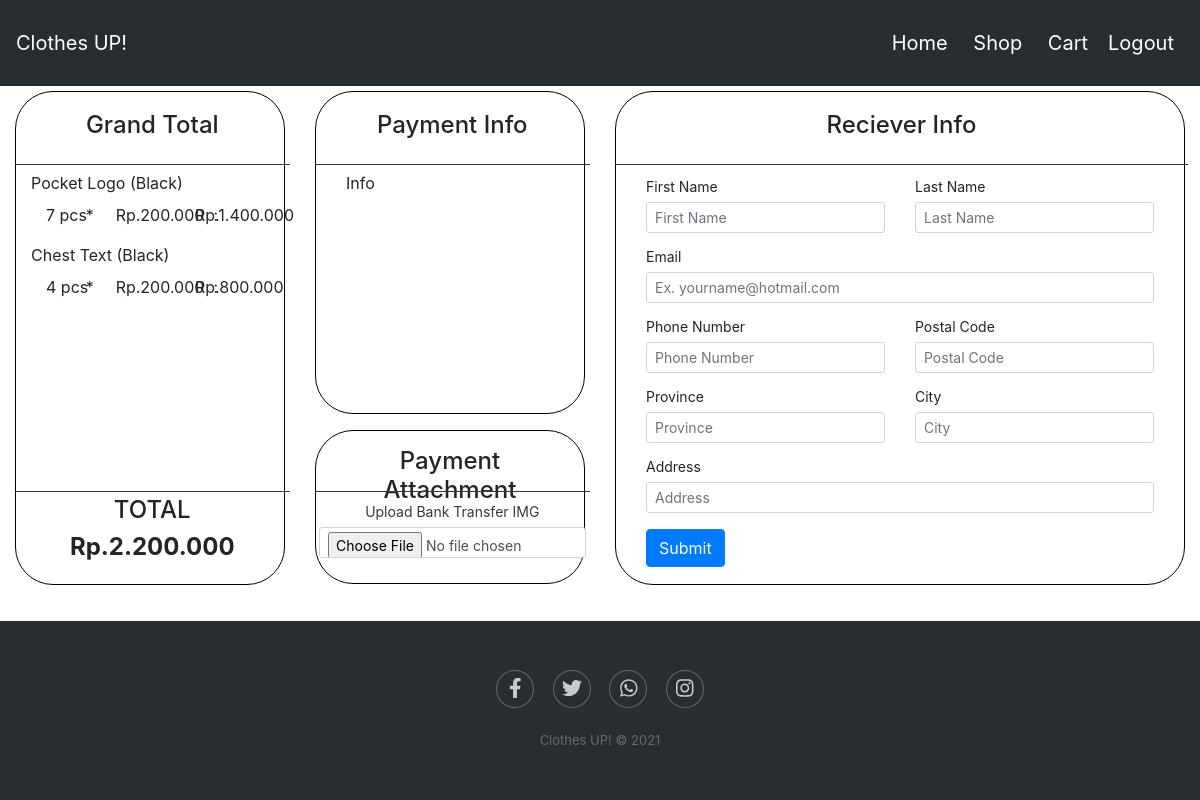
The app's page /checkOut.php (signed in) with its own data.
### tables this page shows
CREATE TABLE `cart_container` (
  `CART_ID` int(20) NOT NULL,
  `P_ID` int(20) NOT NULL,
  `P_B_QTY` int(20) NOT NULL,
  `TIME_CREATED` timestamp NOT NULL DEFAULT current_timestamp() ON UPDATE current_timestamp()
);

CREATE TABLE `product` (
  `P_ID` int(20) NOT NULL,
  `P_NAME` varchar(120) NOT NULL,
  `P_PHOTO` varchar(120) NOT NULL,
  `P_PRICE` int(20) NOT NULL,
  `P_QTY` int(20) NOT NULL,
  `P_DESC` varchar(1000) NOT NULL,
  `BRAND_ID` int(32) NOT NULL,
  `CAT_ID` int(20) NOT NULL,
  `INPUT_BY_ID` int(20) NOT NULL,
  `INPUT_TIME` timestamp NOT NULL DEFAULT current_timestamp(),
  `EDITED_BY_ID` int(20) NOT NULL,
  `EDIT_TIME` timestamp NOT NULL DEFAULT current_timestamp(),
  `S_ID` int(20) NOT NULL
);

### php/checkout.template.php (the view, shortened to what this page needs)
<?php
    $user_id = $_SESSION['U_ID'];
    $T_SUM  = 0;
    $cart_detail_sql =
    "SELECT * FROM cart_container
    JOIN cart ON cart_container.CART_ID = cart.CART_ID
    JOIN product ON cart_container.P_ID = product.P_ID
    JOIN category ON product.CAT_ID = category.CAT_ID
    JOIN brand ON product.BRAND_ID = brand.BRAND_ID
    WHERE U_ID = $user_id AND cart.CART_STATUS = 'PENDING'";
    $cart_detail_query = mysqli_query($conn, $cart_detail_sql);
?>
        <section id="Checkout">
            <div class="container-fluid mb-2">
                <div class="row">
                    <div class="col-sm-3">
                        <div class="container" style="
                            height: 494px;
                            border-top-left-radius: 38px;
                            border-top-right-radius: 38px;
                            border-bottom-left-radius: 38px;
                            border-bottom-right-radius: 38px;
                            border: 1px solid black;">
                            <div class="border-dark border-bottom" style="
                                position: absolute;
                                width: 91.5%;
                                top: 0px;
                                left: 15px;
                                text-align: center;">
                                <h4 class="mt-1 py-3">Grand Total</h4>
                            </div>
                            <div class="container-fluid" style="
                                position: absolute;
                                top: 80px;
                                left: 0px;">
                            <?php
                                while ($p= mysqli_fetch_array($cart_detail_query))
                                {
                                    $sub_sum = $p['P_B_QTY']* $p['P_PRICE'];
                                    $T_SUM += $sub_sum;
                            ?>
                                <div class="mb-3 px-3">
                                    <label for="item<?php echo $p['P_ID'];?>"><?php echo $p['P_NAME'];?></label>
                                    <div id="item<?php echo $p['P_ID'];?>" class="container-fluid">
                                        <div class="row text-nowrap">
                                            <div class="col-sm-2"><?php echo $p['P_B_QTY'];?> pcs</div>
                                            <div class="col-sm-1 text-center">*</div>
                                            <div class="col-sm-4">Rp.<?php echo number_format($p['P_PRICE']*1000, 0 , ",", ".");?>&nbsp&nbsp:</div>
                                            <div class="col-sm-4">Rp.<?php $t_price = number_format($p['P_PRICE']*1000*$p['P_B_QTY'], 0 , ",", "."); echo $t_price;?></div>
                                        </div>
                                    </div>
                                </div>
                            <?php
                                }
                            ?>
                            </div>
                            <div class="border-dark border-top" style="
                                position: absolute;
                                width: 91.5%;
                                top: 400px;
                                left: 15px;
                                text-align: center;">
                                <h4 class="mt-1">TOTAL</h4>
                                <h4><b><?php echo "Rp.",number_format($T_SUM*1000,0,',','.');?></b></h4>
                            </div>
                        </div>
                    </div>
                    <div class="col-sm-3">
                        <div class="container" style="
                            height: 323px;
                            border-top-left-radius: 38px;
                            border-top-right-radius: 38px;
                            border-bottom-left-radius: 38px;
                            border-bottom-right-radius: 38px;
                            border: 1px solid black;">
                            <div class="border-dark border-bottom" style="
                                position: absolute;
                                width: 91.5%;
                                top: 0px;
                                left: 15px;
                                text-align: center;">
                                <h4 class="mt-1 py-3">Payment Info</h4>
                            </div>
                            <div class="container-fluid" style="
                                position: absolute;
                                width: 100%;
                                top: 80px;
                                left: 0px;">
                                <div class="mb-2 mx-3">
                                    <div id="item1" class="container">
                                        <div class="row">
                                            <div class="col">Info</div>
                                        </div>
                                    </div>
                                </div>
                            </div>
                        </div>
                        <div class="container mt-3" style="
                            height: 154px;
                            border-top-left-radius: 38px;
                            border-top-right-radius: 38px;
                            border-bottom-left-radius: 38px;
                            border-bottom-right-radius: 38px;
                            border: 1px solid black;">
                            <h4 class="py-3 text-center">Payment Attachment</h4>
                            <div class="border-dark border-top" style="
                                position: absolute;
                                width: 91.5%;
                                top: 400px;
                                left: 15px;
                                text-align: center;">
                                <form action="incl/payment.act.php" method="post" class= text-dark enctype="multipart/form-data">
                                    <div class="form-group mt-1 mx-1">
                                        <label class="col-form-label col-form-label-sm" for="uploadIMG">Upload Bank Transfer IMG</label>
                                        <input id="uploadIMG" type="file" name="item_img" class="form-control form-control-sm" required>
                                    </div>
                            </div>
                        </div>
                    </div>
                    <div class="col-sm-6">
                        <div class="container-fluid" style="
                            height: 494px;
                            border-top-left-radius: 38px;
                            border-top-right-radius: 38px;
                            border-bottom-left-radius: 38px;
                            border-bottom-right-radius: 38px;
                            border: 1px solid black;">
                            <div class="border-dark border-bottom" style="
                                position: absolute;
                                width: 95.5%;
                                top: 0px;
                                left: 15px;
                                text-align: center;">
                                <h4 class="mt-1 py-3">Reciever Info</h4>
                            </div>
                            <div class="container-fluid" style="
                                position: absolute;
                                width: 100%;
                                top: 80px;
                                left: 0px;
                            ">
                                <div class="mb-2 mx-3">
                                    <div id="item1" class="container">
                                            <div class="row">
                                                <div class="mb-2 form-group col">
                                                    <label class="col-form-label col-form-label-sm" for="FName" >First Name</label>
                                                    <input type="text" name="Fname" class="form-control form-control-sm" id="FName" placeholder="First Name" required>
                                                </div>
                                                <div class="mb-2 form-group col">
                                                    <label class="col-form-label col-form-label-sm" for="Lname">Last Name</label>
                                                    <input type="text" name="Lname" class="form-control form-control-sm" id="Lname" placeholder="Last Name" required>
                                                </div>
                                            </div>
                                            <div class="mb-2 form-group">
                                                <label class="col-form-label col-form-label-sm" for="Emailinput">Email</label>
                                                <input type="text" name="email" class="form-control form-control-sm" id="Emailinput" placeholder="Ex. yourname@hotmail.com" required>
                                            </div>
                                            <div class="row">
                                                <div class="mb-2 form-group col">
                                                    <label class="col-form-label col-form-label-sm" for="PNumber">Phone Number</label>
                                                    <input type="text" name="Pnumber" class="form-control form-control-sm" id="PNumber" placeholder="Phone Number" required>
                                                </div>
                                                <div class="mb-2 form-group col">
                                                    <label class="col-form-label col-form-label-sm" for="PCode">Postal Code</label>
                                                    <input type="text" name="PCode" class="form-control form-control-sm" id="PCode" placeholder="Postal Code" required>
                                                </div>
                                            </div>
                                            <div class="row">
                                                <div class="mb-2 form-group col">
                                                    <label class="col-form-label col-form-label-sm" for="Province">Province</label>
                                                    <input type="text" name="Province" class="form-control form-control-sm" id="Province" placeholder="Province" required>
                                                </div>
                                                <div class="mb-2 form-group col">
                                                    <label class="col-form-label col-form-label-sm" for="City">City</label>
                                                    <input type="text" name="City" class="form-control form-control-sm" id="City" placeholder="City" required>
                                                </div>
                                            </div>
                                            <div class="mb-2 form-group">
                                                <label class="col-form-label col-form-label-sm" for="Address">Address</label>
                                                <input type="text" name="Address" class="form-control form-control-sm" id="Address" placeholder="Address" required>
                                            </div>
                                            <button type="submit" name="submit" class="btn btn-primary my-2">Submit</button>
                                    </div>
                                </div>
                            </div>
                        </div>
                    </div>
                </div>
            </div>
        </section>

### CSS/style.css (style rules this page uses)
* { padding: 0; margin: 0; box-sizing: border-box; }
html { height: 100%; scroll-behavior: smooth; }
body { min-height: 100%; display: flex; flex-direction: column; }

### records on screen
cart_container: product.P_NAME "Pocket Logo (Black)", P_B_QTY "7", product.P_PRICE "200.000", P_B_QTY.P_PRICE "1.400.000"
cart_container: product.P_NAME "Chest Text (Black)", P_B_QTY "4", product.P_PRICE "200.000", P_B_QTY.P_PRICE "800.000"

### other values on screen
$T_SUM*1000 "2.200.000"
